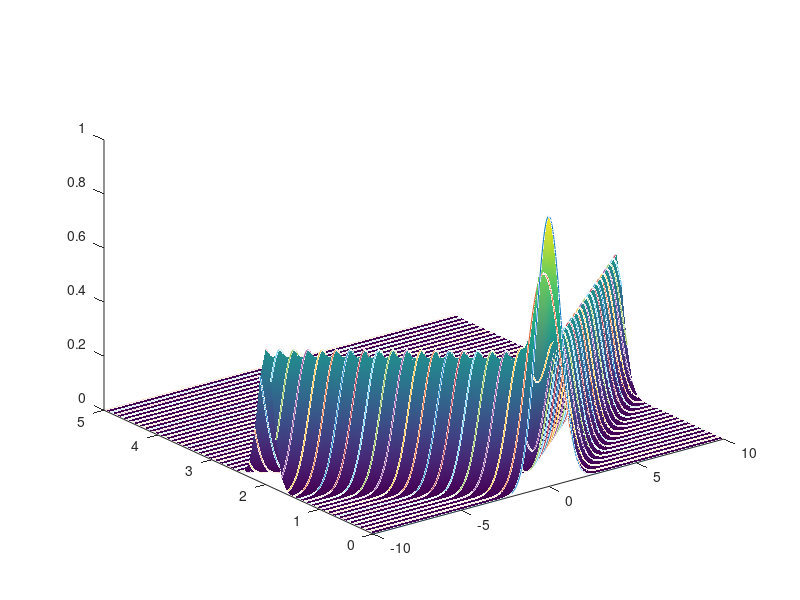

This figure's MATLAB source:
x = linspace(-10,10,1000);

c = 5; % wave speed
u0 = @(x) exp(-x.^2); % Gaussian initial distribution
% u0 = @(x) (x > -.5) & (x < .5); % discontinuous initial condition

tVec = 0:.1:5;
uMat = [];
figure
for t = tVec
    u = .5*u0(x - c*t) + .5*u0(x + c*t);
    
%     plot(x,u)

%     pause;
%     drawnow
    
    uMat = [uMat; u];
    plot3(x,t*ones(size(x)),.5*u0(x - c*t) + .5*u0(x + c*t));hold on
%         axis([-10 10 0 1])    
    drawnow
    
end

surf(x,tVec,uMat)
shading interp
